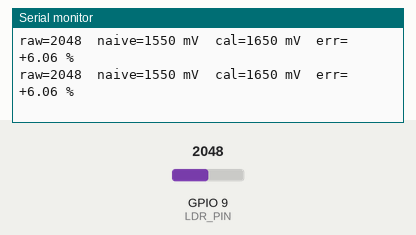
This program was run on a simulated ESP32-S3. On the bench: the last lines printed to the serial monitor. The inputs (shaded band) are chosen by the test bench; at power-on: GPIO 9 (LDR_PIN) = 2048 (analog values on the 0–4095 scale).

Above: at 1.2 s.
1.3 s: GPIO 9 (LDR_PIN) set to 1378
At 1.9 s:
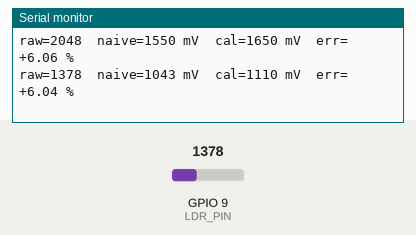
2.8 s: GPIO 9 (LDR_PIN) set to 1258
At 3.4 s:
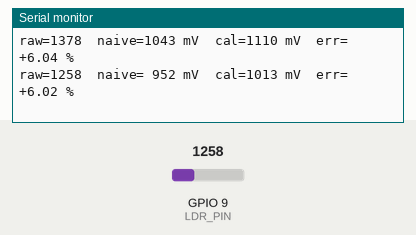
7.0 s: GPIO 9 (LDR_PIN) set to 1038
At 7.4 s:
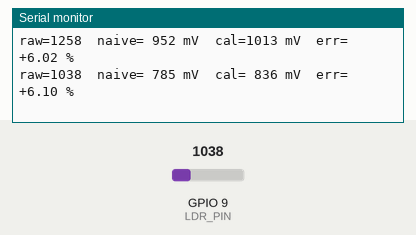
8.5 s: GPIO 9 (LDR_PIN) set to 945
At 8.9 s:
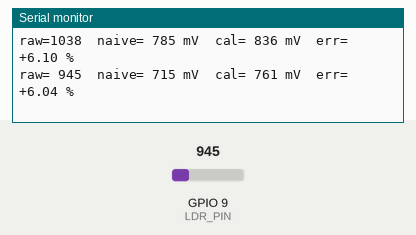
10.5 s: GPIO 9 (LDR_PIN) set to 141
At 10.9 s:
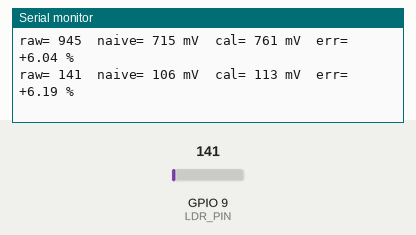
12.0 s: GPIO 9 (LDR_PIN) set to 132
At 12.4 s:
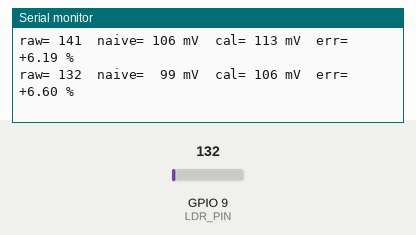

The program:

main.cpp
```cpp
#include <Arduino.h>

#define LDR_PIN 9

const uint32_t ADC_MAX = 4095;
const uint32_t U_REF = 3100;

void setupAdc() {
  analogReadResolution(12);
  analogSetPinAttenuation(LDR_PIN, ADC_11db);
}

void setup() {
  Serial.begin(115200);
  setupAdc();
}

void loop() {
  uint32_t raw = analogRead(LDR_PIN);

  float voltage = (raw * U_REF) / ADC_MAX*1000; // in mV

  uint32_t voltage_naive_mv = raw * U_REF / ADC_MAX;

  uint32_t voltage_cal_mv = analogReadMilliVolts(LDR_PIN);
  int32_t diff_mv   = (int32_t)voltage_cal_mv - (int32_t)voltage_naive_mv;
  float   error_pct = (float)diff_mv / (float)voltage_cal_mv * 100.0f;

  Serial.printf("raw=%4d  naive=%4u mV  cal=%4u mV  err=%+6.2f %%\n",
                raw, voltage_naive_mv, voltage_cal_mv, error_pct);
  delay(500);
}
```

Measured:
- the behaviour switches between 1321 and 1320 on GPIO 9 (LDR_PIN) (found by bisection; images 1 and 2)
- the behaviour switches between 1000 and 999 on GPIO 9 (LDR_PIN) (found by bisection; images 3 and 4)
- the behaviour switches between 133 and 132 on GPIO 9 (LDR_PIN) (found by bisection; images 5 and 6)
- after the input at 1.3 s, the serial monitor: prints a new line after 0.20 s (image 1)
- after the input at 2.8 s, the serial monitor: prints a new line after 0.20 s (image 2)
- after the input at 7.0 s, the serial monitor: prints a new line at once (image 3)
- after the input at 8.5 s, the serial monitor: prints a new line at once (image 4)
- after the input at 10.5 s, the serial monitor: prints a new line at once (image 5)
- after the input at 12.0 s, the serial monitor: prints a new line at once (image 6)
